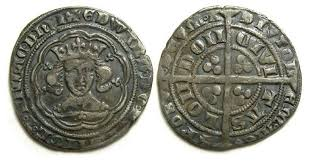
#> input picture coin_detection/input_images/images.jpg, 312 x 162 px
$ python -i colorDetector.py   (imports and definitions only)   (older library calls are emulated)
#> lines starting #> are read from the running program, lines starting #| are printed output that depends on the picture
import cv2
import numpy as np

def detectBlue(input_image):
    #BGR to HSV
    hsv = cv2.cvtColor(img, cv2.COLOR_BGR2HSV)

    #Range of Blue Color
    blue_lower = np.array([110,50,50],np.uint8)
    blue_upper = np.array([130,255,255],np.uint8)
    #Finding the Range of Blue Color in the Image
    blue = cv2.inRange(hsv,blue_lower,blue_upper)

    #Morphological Transformation,dilation
    kernal = np.ones((5,5),"uint8")
    blue = cv2.dilate(blue,kernal)
    res = cv2.bitwise_and(img,img,mask = blue)
    #Tracking the Blue color
    (image,contours,hierarchy)= cv2.findContours(blue,cv2.RETR_TREE,cv2.CHAIN_APPROX_SIMPLE)

    return res,contours

# [78 lines left out: functions detectRed, detectOrange, detectYellow, detectGreen, not called in this run]

>>> import cv2
>>> picture = cv2.imread('../../../coin_detection/input_images/images.jpg', cv2.IMREAD_GRAYSCALE)
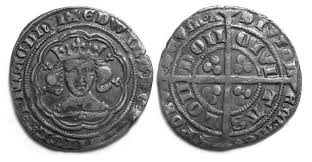
#> picture: shape (162, 312); min 0, max 255, mean 152.2
#> (the run stopped early here; a loop or call above may not have finished)

$ run again, on coin_detection/input_images/indian_rupee_shutterstock.jpg
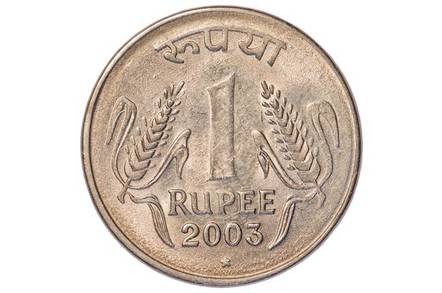
#> input picture coin_detection/input_images/indian_rupee_shutterstock.jpg, 442 x 293 px
#> `picture = cv2.imread('../../../coin_detection/input_images/images.jpg'..`:
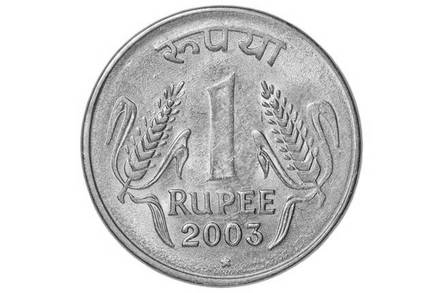
#> picture: shape (293, 442); min 11, max 255, mean 211.1

$ run again, on coin_detection/input_images/respro_kelleher_penny_304.jpg
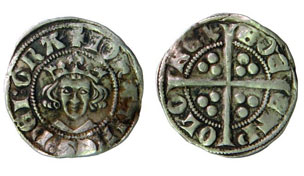
#> input picture coin_detection/input_images/respro_kelleher_penny_304.jpg, 304 x 176 px
#> `picture = cv2.imread('../../../coin_detection/input_images/images.jpg'..`:
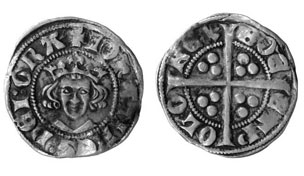
#> picture: shape (176, 304); min 0, max 255, mean 164.2
